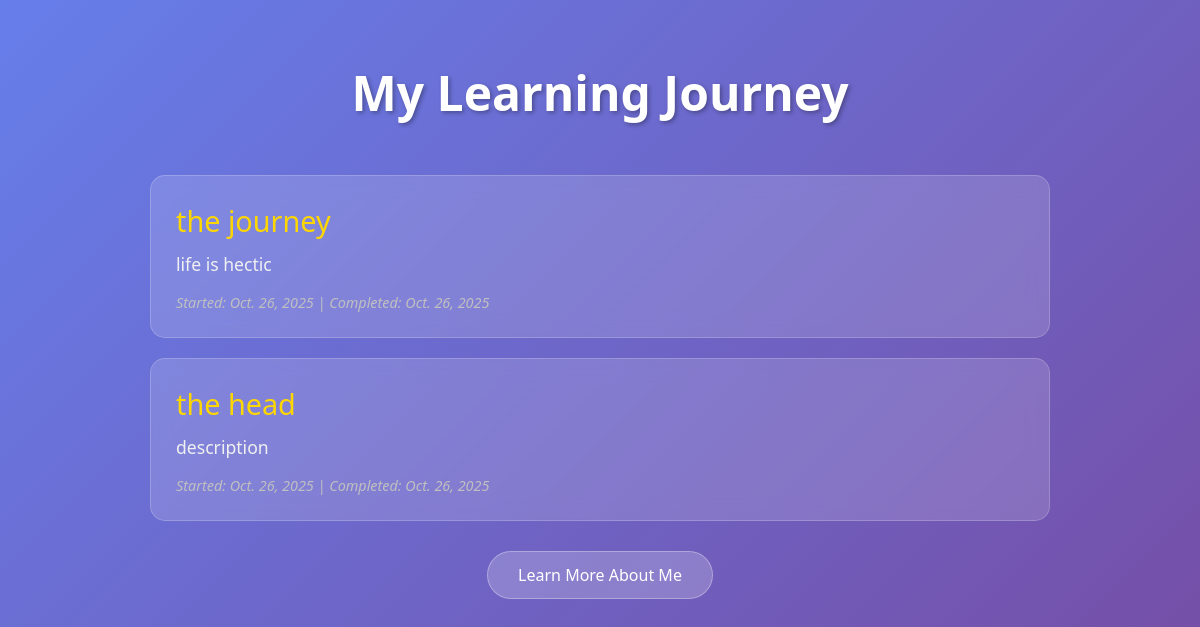
The page / on the database its author committed.
### kzjourney/models.py (models this page shows, shortened)
class LearningJourney(models.Model):
    title = models.CharField(max_length=100)
    description = models.TextField()
    date_started = models.DateField()
    date_completed = models.DateField(null=True, blank=True)

### kzjourney/views.py (the view)
# urls.py: path('', views.index, name='index'),
def index(request):
    journeys = LearningJourney.objects.all().order_by('-date_started')
    return render(request, 'kzjourney/index.html', {'journeys': journeys})

### kzjourney/templates/kzjourney/index.html (shortened to what this page needs)
{% load static %}
<!DOCTYPE html>
<html lang="en">
<head>
</head>
<body>
    <div class="container">
        <header>
            <h1>My Learning Journey </h1>
        </header>
        <div class="journeys-container">
            {% for journey in journeys %}
            <div class="journey-card">
                <div class="journey-title">{{ journey.title }}</div>
                <div class="journey-description">{{ journey.description }}</div>
                <div class="journey-dates">
                    Started: {{ journey.date_started }}
                    {% if journey.date_completed %} | Completed: {{ journey.date_completed }}{% endif %}
                </div>
            </div>
            {% empty %}
            <div class="empty-state">
                <p>No journeys yet. Start your learning adventure! 🚀</p>
            </div>
            {% endfor %}
        </div>
        <div style="text-align: center;">
            <a href="{% url 'aboutMe' %}" class="nav-link"> Learn More About Me</a>
        </div>
    </div>
</body>
</html>

### kzjourney/templates/kzjourney/index.html (style rules this page uses)
* { margin: 0; padding: 0; box-sizing: border-box; }
body { background: linear-gradient(135deg, #667eea 0%, #764ba2 100%); color: white; font-family: 'Segoe UI', Tahoma, Geneva, Verdana, sans-serif; min-height: 100vh; padding: 20px; }
.container { max-width: 900px; margin: 0 auto; }
header { text-align: center; padding: 40px 0; }
h1 { font-size: 3em; margin-bottom: 10px; text-shadow: 2px 2px 4px rgba(0,0,0,0.3); }
.journeys-container { display: grid; gap: 20px; }
.journey-card { background: rgba(255, 255, 255, 0.15); backdrop-filter: blur(10px); padding: 25px; border-radius: 15px; border: 1px solid rgba(255, 255, 255, 0.2); transition: transform 0.3s ease, box-shadow 0.3s ease; }
.journey-title { font-size: 1.8em; margin-bottom: 10px; color: #ffd700; }
.journey-description { font-size: 1.1em; line-height: 1.6; margin-bottom: 15px; color: #f0f0f0; }
.journey-dates { font-size: 0.9em; color: #c0c0c0; font-style: italic; }
.nav-link { display: inline-block; background: rgba(255, 255, 255, 0.2); color: white; padding: 12px 30px; text-decoration: none; border-radius: 25px; margin-top: 30px; transition: all 0.3s ease; border: 1px solid rgba(255, 255, 255, 0.3); }

### rows shown on the page
LearningJourney: title "the journey", description "life is hectic", date_started "Oct. 26, 2025", date_completed "Oct. 26, 2025"
LearningJourney: title "the head", description "description", date_started "Oct. 26, 2025", date_completed "Oct. 26, 2025"
